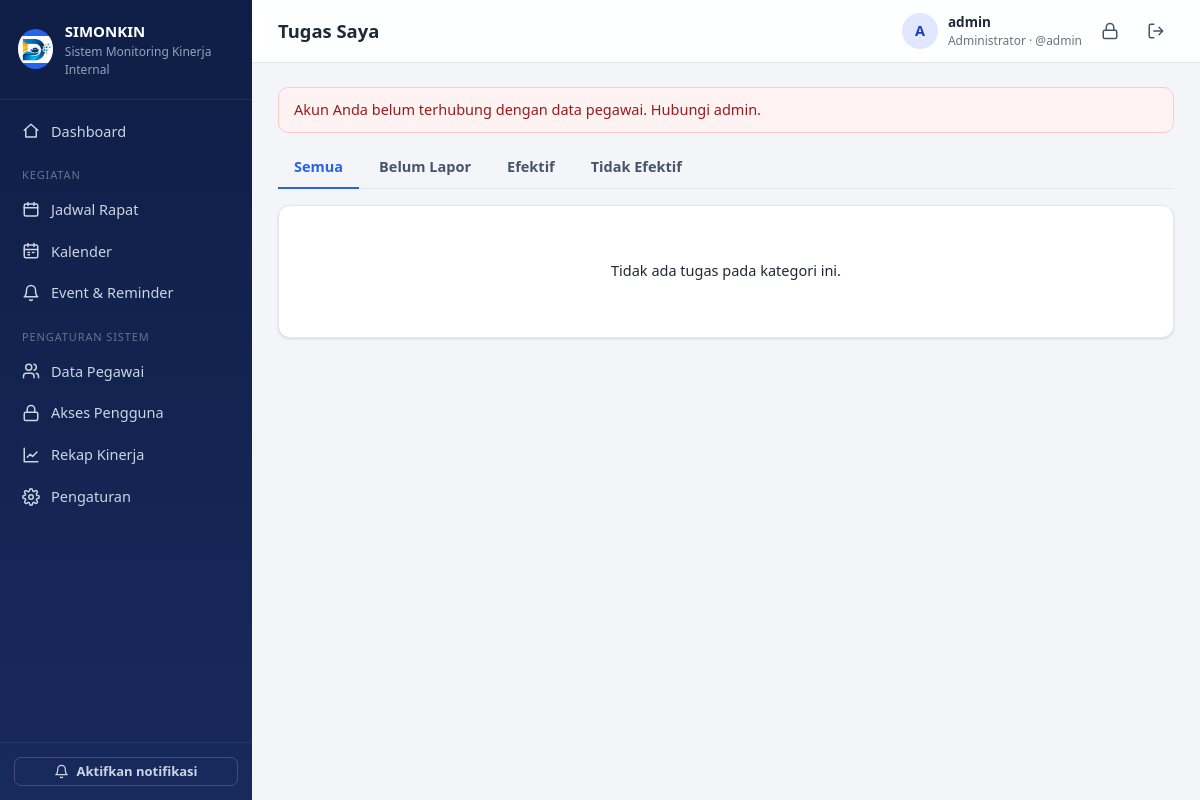
The page /tugas (signed in) on the database its author committed.
### tables this page shows
CREATE TABLE settings (key TEXT PRIMARY KEY, value TEXT);

CREATE TABLE users (
    id INTEGER PRIMARY KEY AUTOINCREMENT,
    username TEXT UNIQUE NOT NULL,
    password_hash TEXT NOT NULL,
    role TEXT NOT NULL CHECK (role IN ('admin','user')),
    pegawai_id INTEGER REFERENCES pegawai(id) ON DELETE SET NULL,
    aktif INTEGER NOT NULL DEFAULT 1,
    last_login TEXT, created_at TEXT
);

### app.py (the view, shortened to what this page needs)
@app.route("/tugas")
@login_required
def tugas_saya():
    pid = g.user["pegawai_id"]
    tab = request.args.get("tab", "semua")
    rows = []
    return render_template("tugas_list.html", rows=rows, tab=tab)

### app.py (called while the page is built)
def get_db():
    if "db" not in g:
        g.db = sqlite3.connect(DB_PATH)
        g.db.row_factory = sqlite3.Row
        g.db.execute("PRAGMA foreign_keys = ON")
    return g.db

def query(sql, args=(), one=False):
    cur = get_db().execute(sql, args)
    rows = cur.fetchall()
    cur.close()
    return (rows[0] if rows else None) if one else rows

def now_str():
    return datetime.now().strftime(FMT)

def csrf_token():
    if "_csrf" not in session:
        session["_csrf"] = secrets.token_hex(16)
    return session["_csrf"]

@app.before_request
def before():
    g.settings = {r["key"]: r["value"] for r in query("SELECT key, value FROM settings")}
    for k, v in DEFAULT_SETTINGS.items():
        g.settings.setdefault(k, v)
    g.user = None
    uid = session.get("uid")
    if uid:
        g.user = query(
            """SELECT u.*, p.nama AS pegawai_nama, p.jabatan AS pegawai_jabatan
               FROM users u LEFT JOIN pegawai p ON p.id = u.pegawai_id
               WHERE u.id = ? AND u.aktif = 1""", (uid,), one=True)
        if g.user is None:
            session.clear()
    if request.method == "POST":
        token = request.form.get("_csrf") or request.headers.get("X-CSRF-Token")
        if not token or token != session.get("_csrf"):
            abort(400, "Token keamanan tidak valid. Muat ulang halaman lalu coba lagi.")

def is_admin():
    return bool(g.user and g.user["role"] == "admin")

def login_required(f):
    @wraps(f)
    def wrapper(*a, **kw):
        if not g.user:
            return redirect(url_for("login", next=request.full_path))
        return f(*a, **kw)
    return wrapper

def icon(name, size=18):
    return Markup(
        f'<svg class="ic" width="{size}" height="{size}" viewBox="0 0 24 24" fill="none" stroke="currentColor" '
        f'stroke-width="2" stroke-linecap="round" stroke-linejoin="round" aria-hidden="true">{ICONS.get(name, "")}</svg>')

@app.context_processor
def inject():
    belum = 0
    if g.get("user") and g.user["pegawai_id"]:
        row = query("SELECT COUNT(*) c FROM disposisi WHERE pegawai_id=? AND status IS NULL",
                    (g.user["pegawai_id"],), one=True)
        belum = row["c"] if row else 0
    return dict(settings=g.get("settings", DEFAULT_SETTINGS), current_user=g.get("user"),
                csrf_token=csrf_token, icon=icon, is_admin=is_admin(), badge_tugas=belum,
                now=now_str(), allowed_ext=", ".join(sorted(ALLOWED_EXT)), max_mb=MAX_UPLOAD_MB)

### monitoring-kinerja/templates/tugas_list.html (shortened to what this page needs)
{% extends 'base.html' %}
{% from '_macros.html' import status_badge, file_cell %}
{% block heading %}Tugas Saya{% endblock %}
{% block content %}
{% if not current_user.pegawai_id %}
<div class="alert alert-error">Akun Anda belum terhubung dengan data pegawai. Hubungi admin.</div>
{% endif %}
<div class="tabs">
  {% for key, label in [('semua','Semua'),('belum','Belum Lapor'),('efektif','Efektif'),('tidak','Tidak Efektif')] %}
  <a href="{{ url_for('tugas_saya', tab=key) }}" class="tab {{ 'active' if tab==key }}">{{ label }}</a>
  {% endfor %}
</div>
<div class="task-list">
{% for r in rows %}
  <div class="card task {{ 'task-' ~ ('belum' if not r.status else ('ef' if r.status=='EFEKTIF' else 'tef')) }}">
    <div class="task-main">
      <div class="task-top">
        {{ status_badge(r.status) }}
        <span class="chip">{{ r.waktu|relatif }}</span>
      </div>
      <h3><a href="{{ url_for('rapat_detail', rid=r.id) }}">{{ r.perihal }}</a></h3>
      <div class="li-meta">{{ icon('clock',13) }} {{ r.waktu|tgl }}, {{ r.waktu|jam }} WIB &nbsp;·&nbsp; {{ icon('pin',13) }} {{ r.tempat }}</div>
      <div class="task-info">
        <span><b>Asal:</b> {{ r.asal_undangan }}</span>
        <span><b>Pimpinan:</b> {{ r.pimpinan_rapat }}</span>
        <span><b>No. Dispo:</b> {{ r.no_dispo_kabag }}</span>
        <span><b>No. Surat:</b> {{ r.no_surat_undangan }}</span>
      </div>
      {% if r.keterangan %}<div class="small muted">Keterangan: {{ r.keterangan }}</div>{% endif %}
      {% if r.status %}
      <div class="task-report">
        <div><b>File:</b> {{ file_cell({'id': r.dispo_id, 'status': r.status, 'file_path': r.file_name, 'file_name': r.file_name}) }}</div>
        <div><b>Catatan:</b> {{ r.catatan or '-' }}</div>
        <div class="small muted">Dilaporkan {{ r.dilaporkan_at|tgljam }}</div>
      </div>
      {% endif %}
    </div>
    <div class="task-act">
      <a href="{{ url_for('lapor', did=r.dispo_id) }}" class="btn {{ 'btn-primary' if not r.status else 'btn-light' }}">{{ icon('send',15) }} {{ 'Laporkan Kinerja' if not r.status else 'Ubah Laporan' }}</a>
    </div>
  </div>
{% else %}
  <div class="card empty-state"><p>Tidak ada tugas pada kategori ini.</p></div>
{% endfor %}
</div>
{% endblock %}

### monitoring-kinerja/templates/base.html (shortened to what this page needs)
<!doctype html>
<html lang="id">
  <head>
    <link
      rel="stylesheet"
      href="{{ url_for('static', filename='style.css') }}"
    />
  </head>
  <body>
    {% set ep = request.endpoint or '' %}
    <div class="layout">
      <aside class="sidebar" id="sidebar">
        <div class="brand">
          <div class="logo">
            <img
              src="{{ url_for('static', filename='img/image.png') }}"
              alt="Logo"
              style="width: 100%; height: 100%; object-fit: contain"
            />
          </div>
          <div>
            <div class="brand-title">{{ settings.nama_aplikasi }}</div>
            <div class="brand-sub">{{ settings.nama_instansi }}</div>
          </div>
        </div>
        <nav class="nav">
          <a
            href="{{ url_for('dashboard') }}"
            class="{{ 'active' if ep=='dashboard' }}"
            >{{ icon('home') }} Dashboard</a
          >
          {% if is_admin %}
          <div class="nav-label">Kegiatan</div>
          <a
            href="{{ url_for('rapat_list') }}"
            class="{{ 'active' if ep.startswith('rapat') }}"
            >{{ icon('rapat') }} Jadwal Rapat</a
          >
          {% endif %}
          <a
            href="{{ url_for('kalender') }}"
            class="{{ 'active' if ep=='kalender' }}"
            >{{ icon('kalender') }} Kalender</a
          >
          <a
            href="{{ url_for('event_list') }}"
            class="{{ 'active' if ep.startswith('event') }}"
            >{{ icon('bell') }} {{ 'Event & Reminder' if is_admin else
            'Pengingat & Event' }}</a
          >
          {% if is_admin %}
          <div class="nav-label">Pengaturan Sistem</div>
          <a
            href="{{ url_for('pegawai_list') }}"
            class="{{ 'active' if ep.startswith('pegawai') }}"
            >{{ icon('pegawai') }} Data Pegawai</a
          >
          <a
            href="{{ url_for('pengguna_list') }}"
            class="{{ 'active' if ep.startswith('pengguna') }}"
            >{{ icon('kunci') }} Akses Pengguna</a
          >
          <a
            href="{{ url_for('rekap') }}"
            class="{{ 'active' if ep.startswith('rekap') }}"
            >{{ icon('chart') }} Rekap Kinerja</a
          >
          <a
            href="{{ url_for('pengaturan') }}"
            class="{{ 'active' if ep=='pengaturan' }}"
            >{{ icon('gear') }} Pengaturan</a
          >
          {% endif %}
        </nav>
        <div class="sidebar-foot">
          <button
            type="button"
            class="btn btn-sm btn-outline-light w100"
            id="btnNotif"
          >
            {{ icon('bell',15) }} Aktifkan notifikasi
          </button>
        </div>
      </aside>
      <main class="main">
        <header class="topbar">
          <h1 class="page-title">{% block heading %}{% endblock %}</h1>
          <div class="user-box">
            <div class="avatar">
              {{ (current_user.pegawai_nama or current_user.username)[:1]|upper
              }}
            </div>
            <div class="user-meta">
              <div class="user-name">
                {{ current_user.pegawai_nama or current_user.username }}
              </div>
              <div class="user-role">
                {{ 'Administrator' if is_admin else 'Pengguna' }} · @{{
                current_user.username }}
              </div>
            </div>
            <a
              class="icon-btn"
              href="{{ url_for('ganti_password') }}"
              title="Ganti password"
              >{{ icon('kunci') }}</a
            >
            <form method="post" action="{{ url_for('logout') }}" class="inline">
              <button class="icon-btn" title="Keluar">
                {{ icon('logout') }}
              </button>
            </form>
          </div>
        </header>
        <div class="content">
           {% block content %}{% endblock %}
        </div>
      </main>
    </div>
  </body>
</html>

### monitoring-kinerja/static/style.css (style rules this page uses)
:root { --bg: #f3f5f9; --card: #fff; --text: #1f2937; --muted: #6b7280; --line: #e5e7eb; --primary: #1e40af; --primary-2: #2563eb; --primary-soft: #e0e7ff; --side: #0f1e46; --side-2: #18295c; --green: #059669; --green-soft: #d1fae5; --red: #dc2626; --red-soft: #fee2e2; --amber: #b45309; --amber-soft: #fef3c7; --purple: #7c3aed; --purple-soft: #ede9fe; --teal: #0d9488; --teal-soft: #ccfbf1; --radius: 12px; --shadow: 0 1px 2px rgba(16, 24, 40, 0.05), 0 1px 3px rgba(16, 24, 40, 0.08); }
* { box-sizing: border-box; }
html, body { margin: 0; }
body { font-family: "Segoe UI", system-ui, -apple-system, Roboto, "Helvetica Neue", Arial, sans-serif; background: var(--bg); color: var(--text); font-size: 14.5px; line-height: 1.5; }
a { color: var(--primary-2); text-decoration: none; }
h1, h2, h3 { margin: 0; line-height: 1.3; }
.ic { flex-shrink: 0; vertical-align: -3px; }
.w100 { width: 100%; }
.inline { display: inline; }
.layout { display: flex; min-height: 100vh; }
.sidebar { width: 252px; background: linear-gradient(180deg, var(--side), var(--side-2)); color: #cbd5e1; display: flex; flex-direction: column; position: fixed; inset: 0 auto 0 0; z-index: 40; transition: transform 0.2s; }
.brand { display: flex; gap: 12px; align-items: center; padding: 20px 18px; border-bottom: 1px solid rgba(255, 255, 255, 0.08); }
.logo { width: 40px; height: 40px; border-radius: 10px; background: linear-gradient(135deg, #3b82f6, #06b6d4); color: #fff; display: grid; place-items: center; font-weight: 800; letter-spacing: 0.5px; }
.brand-title { color: #fff; font-weight: 700; font-size: 15px; }
.brand-sub { font-size: 12px; color: #94a3b8; }
.nav { padding: 12px 10px; flex: 1; overflow: auto; }
.nav a { display: flex; align-items: center; gap: 11px; padding: 9px 12px; border-radius: 9px; color: #cbd5e1; margin-bottom: 2px; font-weight: 500; }
.nav-label { font-size: 11px; text-transform: uppercase; letter-spacing: 0.08em; color: #64748b; padding: 14px 12px 6px; }
.sidebar-foot { padding: 14px; border-top: 1px solid rgba(255, 255, 255, 0.08); }
.main { flex: 1; margin-left: 252px; min-width: 0; }
.topbar { position: sticky; top: 0; z-index: 30; background: rgba(255, 255, 255, 0.92); backdrop-filter: blur(6px); border-bottom: 1px solid var(--line); display: flex; align-items: center; gap: 14px; padding: 12px 26px; }
.page-title { font-size: 1.15rem; flex: 1; }
.user-box { display: flex; align-items: center; gap: 10px; }
.user-name { font-weight: 600; font-size: 13.5px; }
.user-role { font-size: 12px; color: var(--muted); }
.avatar { width: 36px; height: 36px; border-radius: 50%; background: var(--primary-soft); color: var(--primary); display: grid; place-items: center; font-weight: 700; flex-shrink: 0; }
.icon-btn { border: 0; background: transparent; width: 36px; height: 36px; border-radius: 9px; display: inline-grid; place-items: center; color: #475569; cursor: pointer; }
.content { padding: 24px 26px 40px; max-width: 1500px; }
.card { background: var(--card); border: 1px solid var(--line); border-radius: var(--radius); box-shadow: var(--shadow); padding: 20px; margin-bottom: 18px; }
.btn { display: inline-flex; align-items: center; gap: 7px; border: 1px solid transparent; border-radius: 9px; padding: 8px 15px; font: inherit; font-weight: 600; cursor: pointer; text-decoration: none !important; line-height: 1.3; white-space: nowrap; justify-content: center; }
.btn-outline-light { background: transparent; color: #cbd5e1; border-color: rgba(255, 255, 255, 0.18); }
.btn-sm { padding: 5px 10px; font-size: 13px; border-radius: 7px; }
.alert { padding: 11px 15px; border-radius: 10px; margin-bottom: 14px; border: 1px solid; font-weight: 500; }
.alert-error { background: #fef2f2; border-color: #fecaca; color: #991b1b; }
.tabs { display: flex; gap: 4px; border-bottom: 1px solid var(--line); margin-bottom: 16px; flex-wrap: wrap; }
.tab { padding: 9px 16px; color: #475569; font-weight: 600; border-bottom: 2px solid transparent; margin-bottom: -1px; }
.tab.active { color: var(--primary-2); border-bottom-color: var(--primary-2); }
.empty-state { text-align: center; padding: 40px; }
.logo { width: 40px; height: 40px; border-radius: 50%; overflow: hidden; display: flex; align-items: center; justify-content: center; background: #2563eb; }
.logo img { width: 100%; height: 100%; object-fit: contain; }

### rows shown on the page
settings: nama_aplikasi "SIMONKIN"
settings: nama_instansi "Sistem Monitoring Kinerja Internal"
users: username "A", username "admin"

### other values the page prints
{{ 'Event & Reminder' if is_admin else
            'Pengingat & Event' }} "Event & Reminder"
{{ 'Administrator' if is_admin else 'Pengguna' }} "Administrator"
{{ label }} "Semua" "Belum Lapor" "Efektif" "Tidak Efektif"
